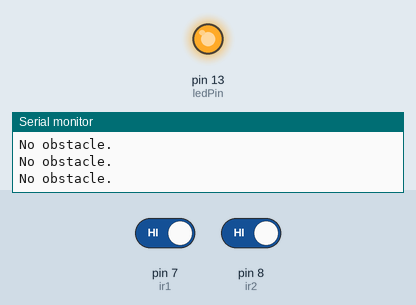
Simulated run of this sketch. Board: Arduino Uno, built with avr-gcc and run on an emulated ATmega328P. Shown: output pins drawn as LEDs (lit = HIGH), the last lines printed to the serial monitor. The inputs (shaded band) are chosen by the test bench; at power-on: pin 7 (ir1) HIGH, pin 8 (ir2) HIGH.

Above: at 1.2 s.
1.3 s: pin 7 (ir1) driven LOW
At 1.6 s:
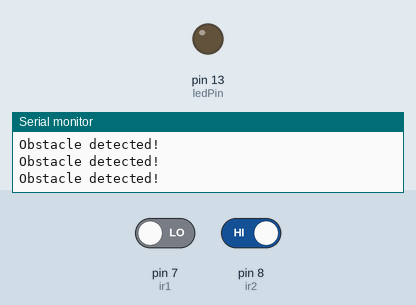
2.8 s: pin 7 (ir1) driven HIGH
At 4.0 s:
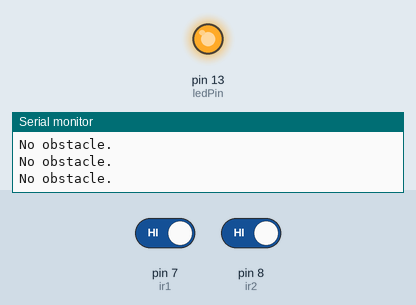
4.3 s: pin 8 (ir2) driven LOW
At 5.3 s:
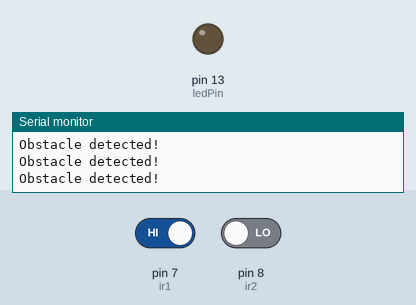
Timing chart, 0 to 7.3 s (numbered marks = the images above; inputs shaded):
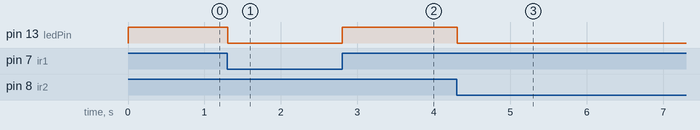

The sketch:

argoino.ino
```cpp
const int ir1 = 7;
const int ir2 = 8;
const int ledPin = 13;

void setup() {
  pinMode(ir1, INPUT);
  pinMode(ir2, INPUT);
  pinMode(ledPin, OUTPUT);
  Serial.begin(9600);
}

void loop() {
  int ir1val = digitalRead(ir1);
  int ir2val = digitalRead(ir2);

  if (ir1val == LOW || ir2val == LOW) {
    // Obstacle detected
    digitalWrite(ledPin, LOW);
    Serial.println("Obstacle detected!");
  } else {
    // No obstacle
    digitalWrite(ledPin, HIGH);
    Serial.println("No obstacle.");
  }

  delay(100);  // Small delay for stability
}
```

Measured:
- after the input at 1.3 s, pin 13 (ledPin): HIGH → LOW at once
- after the input at 2.8 s, pin 13 (ledPin): LOW → HIGH at once
- after the input at 4.3 s, pin 13 (ledPin): HIGH → LOW at once
